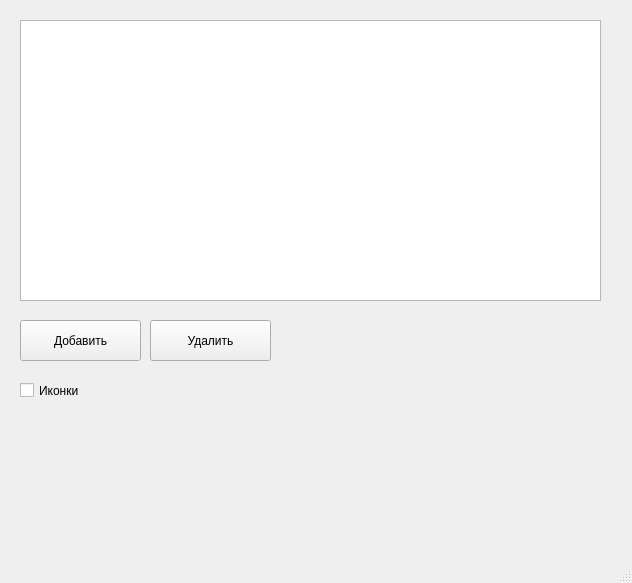
<?xml version="1.0" encoding="UTF-8"?>
<ui version="4.0">
 <class>MainWindow</class>
 <widget class="QMainWindow" name="MainWindow">
  <property name="geometry">
   <rect>
    <x>0</x>
    <y>0</y>
    <width>632</width>
    <height>583</height>
   </rect>
  </property>
  <property name="windowTitle">
   <string>MainWindow</string>
  </property>
  <widget class="QWidget" name="centralwidget">
   <widget class="QListView" name="listView">
    <property name="geometry">
     <rect>
      <x>20</x>
      <y>20</y>
      <width>581</width>
      <height>281</height>
     </rect>
    </property>
    <property name="focusPolicy">
     <enum>Qt::TabFocus</enum>
    </property>
    <property name="dragDropMode">
     <enum>QAbstractItemView::InternalMove</enum>
    </property>
   </widget>
   <widget class="QPushButton" name="addButton">
    <property name="geometry">
     <rect>
      <x>20</x>
      <y>320</y>
      <width>121</width>
      <height>41</height>
     </rect>
    </property>
    <property name="text">
     <string>Добавить</string>
    </property>
   </widget>
   <widget class="QPushButton" name="delButton">
    <property name="geometry">
     <rect>
      <x>150</x>
      <y>320</y>
      <width>121</width>
      <height>41</height>
     </rect>
    </property>
    <property name="text">
     <string>Удалить</string>
    </property>
   </widget>
   <widget class="QCheckBox" name="checkBox">
    <property name="geometry">
     <rect>
      <x>20</x>
      <y>380</y>
      <width>121</width>
      <height>21</height>
     </rect>
    </property>
    <property name="text">
     <string>Иконки</string>
    </property>
    <property name="checkable">
     <bool>true</bool>
    </property>
    <property name="checked">
     <bool>false</bool>
    </property>
   </widget>
  </widget>
  <widget class="QMenuBar" name="menubar">
   <property name="geometry">
    <rect>
     <x>0</x>
     <y>0</y>
     <width>632</width>
     <height>20</height>
    </rect>
   </property>
  </widget>
  <widget class="QStatusBar" name="statusbar"/>
 </widget>
 <resources/>
 <connections/>
</ui>
